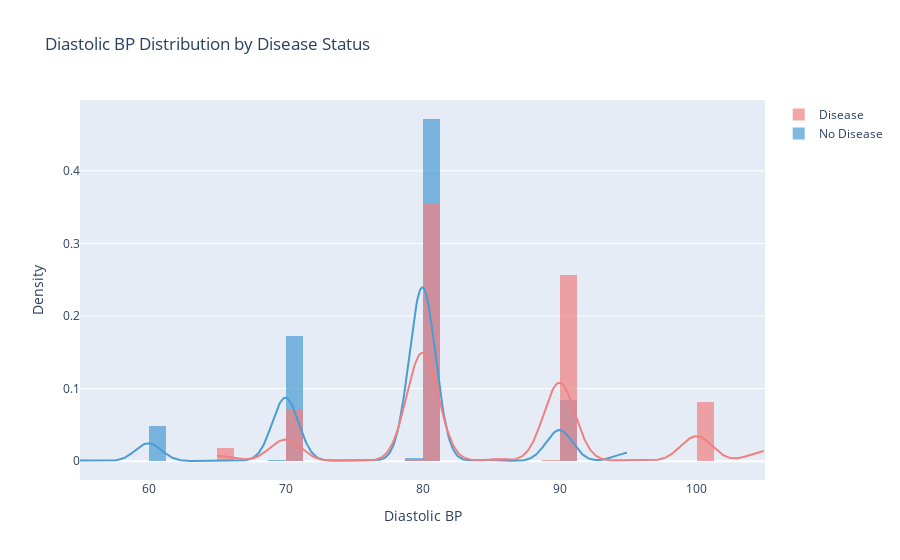

Write notebook code for a chart like this one.
### Code cell
d0 = df.loc[df['cardio']==0, 'ap_lo'].dropna()
d1 = df.loc[df['cardio']==1, 'ap_lo'].dropna()

fig = ff.create_distplot([d0, d1], group_labels=["No Disease","Disease"],colors=["#4B9CD3","#F08080"],bin_size=(df['ap_lo'].max()-df['ap_lo'].min())/40,show_hist=True, show_rug=False)
fig.update_layout(title="Diastolic BP Distribution by Disease Status")
fig.update_xaxes(title="Diastolic BP")
fig.update_yaxes(title="Density")
fig.show()

### Figure 1 — Plotly figure (JSON) as saved in the notebook; plotly's stock layout.template omitted (floating-point values rounded to 4 significant figures; data arrays with more than 128 entries replaced by an {"elided": "..."} marker saying what was removed)
{"data": [{"autobinx": false, "histnorm": "probability density", "legendgroup": "No Disease", "marker": {"color": "#4B9CD3"}, "name": "No Disease", "opacity": 0.7, "type": "histogram", "x": {"elided": "34953 int values"}, "xaxis": "x", "xbins": {"end": 95, "size": 1.25, "start": 55}, "yaxis": "y"}, {"autobinx": false, "histnorm": "probability density", "legendgroup": "Disease", "marker": {"color": "#F08080"}, "name": "Disease", "opacity": 0.7, "type": "histogram", "x": {"elided": "34860 int values"}, "xaxis": "x", "xbins": {"end": 105, "size": 1.25, "start": 65}, "yaxis": "y"}, {"legendgroup": "No Disease", "marker": {"color": "#4B9CD3"}, "mode": "lines", "name": "No Disease", "showlegend": false, "type": "scatter", "x": {"elided": "500 float values"}, "xaxis": "x", "y": {"elided": "500 float values"}, "yaxis": "y"}, {"legendgroup": "Disease", "marker": {"color": "#F08080"}, "mode": "lines", "name": "Disease", "showlegend": false, "type": "scatter", "x": {"elided": "500 float values"}, "xaxis": "x", "y": {"elided": "500 float values"}, "yaxis": "y"}], "layout": {"barmode": "overlay", "hovermode": "closest", "legend": {"traceorder": "reversed"}, "title": {"text": "Diastolic BP Distribution by Disease Status"}, "xaxis": {"anchor": "y2", "domain": [0, 1], "title": {"text": "Diastolic BP"}, "zeroline": false}, "yaxis": {"anchor": "free", "domain": [0, 1], "position": 0, "title": {"text": "Density"}}}}
